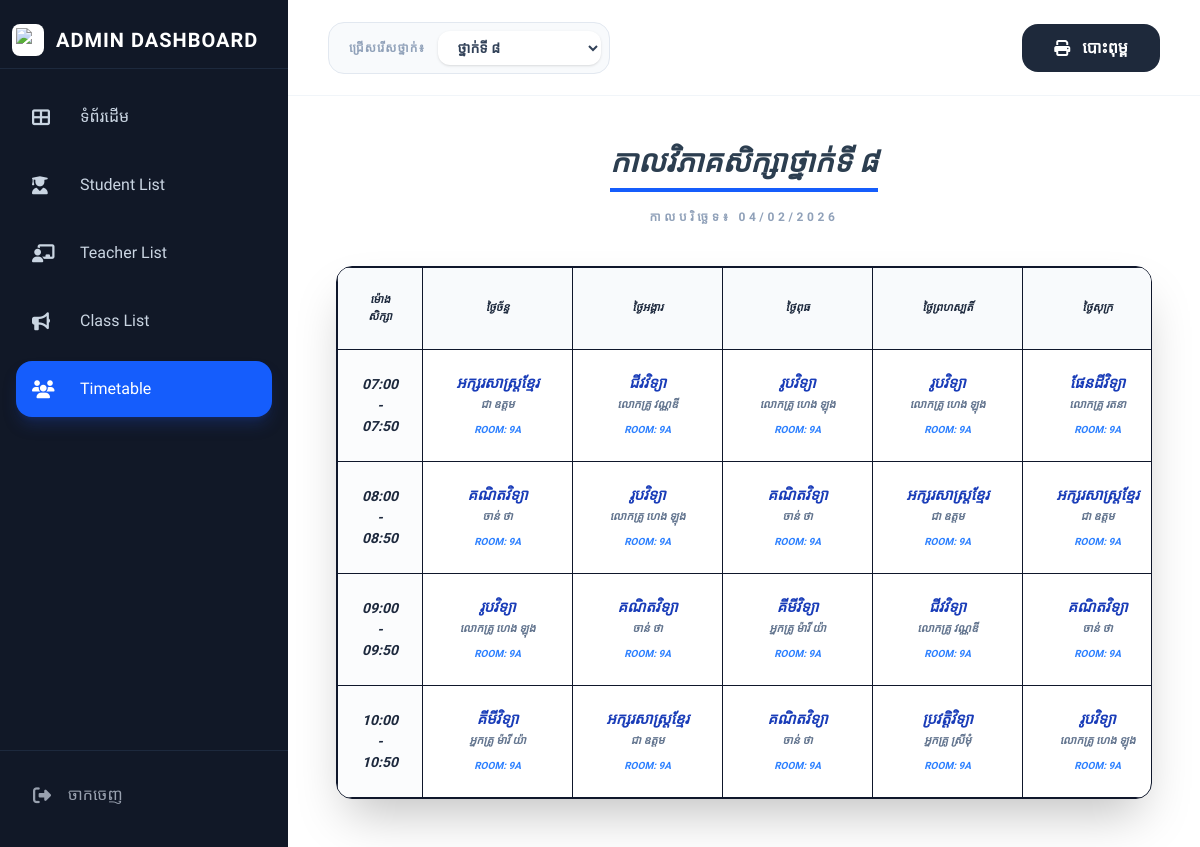
Page /views/admin/timetable_admin.php?class_id=2 (signed in) on the committed database.
### tables this page shows
CREATE TABLE `classes` (
  `id` int(11) NOT NULL,
  `class_name` varchar(50) NOT NULL,
  `academic_year` varchar(20) DEFAULT NULL
);

CREATE TABLE `timetable` (
  `id` int(11) NOT NULL,
  `day_of_week` varchar(50) NOT NULL,
  `start_time` time NOT NULL,
  `end_time` time NOT NULL,
  `room_number` varchar(50) DEFAULT NULL,
  `academic_year` varchar(20) DEFAULT '2025-2026',
  `subject_id` int(11) DEFAULT NULL,
  `teacher_id` int(11) DEFAULT NULL,
  `class_id` int(11) DEFAULT NULL,
  `is_deleted` tinyint(1) DEFAULT '0'
);

CREATE TABLE `subjects` (
  `id` int(11) NOT NULL,
  `subject_name` varchar(100) DEFAULT NULL,
  `teacher_id` varchar(20) DEFAULT NULL
);

CREATE TABLE `teachers` (
  `teacher_id` varchar(50) NOT NULL,
  `user_id` int(11) DEFAULT NULL,
  `full_name` varchar(255) DEFAULT NULL,
  `subjects` varchar(255) DEFAULT NULL,
  `phone` varchar(20) DEFAULT NULL,
  `profile_image` varchar(255) DEFAULT 'default_user.png'
);

### views/admin/timetable_admin.php (the view, shortened to what this page needs)
<?php
require_once '../../config/db.php';
include '../../includes/header.php';
$days = [
    'ច័ន្ទ' => 'ថ្ងៃច័ន្ទ',
    'អង្គារ' => 'ថ្ងៃអង្គារ',
    'ពុធ' => 'ថ្ងៃពុធ',
    'ព្រហស្បតិ៍' => 'ថ្ងៃព្រហស្បតិ៍',
    'សុក្រ' => 'ថ្ងៃសុក្រ',
    'សៅរ៍' => 'ថ្ងៃសៅរ៍'
];
$timeslots = [
    ['start' => '07:00:00', 'end' => '07:50:00', 'display' => '07:00 - 07:50'],
    ['start' => '08:00:00', 'end' => '08:50:00', 'display' => '08:00 - 08:50'],
    ['start' => '09:00:00', 'end' => '09:50:00', 'display' => '09:00 - 09:50'],
    ['start' => '10:00:00', 'end' => '10:50:00', 'display' => '10:00 - 10:50']
];
$class_id = isset($_GET['class_id']) ? mysqli_real_escape_string($conn, $_GET['class_id']) : 1;
$class_info = mysqli_query($conn, "SELECT class_name FROM classes WHERE id = '$class_id'");
$class_data = mysqli_fetch_assoc($class_info);
$display_name = $class_data ? $class_data['class_name'] : 'ថ្នាក់ទី ៧';
?>
<div class="flex h-screen w-full bg-[#f8fafc] overflow-hidden font-['Kantumruy_Pro']">
    <div class="no-print h-full">
        <?php include '../../includes/sidebar_admin.php'; ?>
    </div>
    <div class="flex-1 flex flex-col min-w-0 h-full overflow-hidden main-content">
        <header class="bg-white border-b border-slate-100 h-24 flex items-center justify-between px-10 shrink-0 no-print">
            <form method="GET" class="flex items-center gap-3 bg-slate-50 p-2 rounded-2xl border border-slate-200">
                <span class="pl-3 text-[12px] font-black text-slate-400 uppercase tracking-widest">ជ្រើសរើសថ្នាក់៖</span>
                <select name="class_id" onchange="this.form.submit()" class="bg-white border-none rounded-xl px-4 py-2 font-bold text-sm text-slate-700 shadow-sm">
                    <?php
                    $all_classes = mysqli_query($conn, "SELECT id, class_name FROM classes");
                    while($c = mysqli_fetch_assoc($all_classes)):
                    ?>
                    <option value="<?= $c['id'] ?>" <?= $class_id == $c['id'] ? 'selected' : '' ?>><?= $c['class_name'] ?></option>
                    <?php endwhile; ?>
                </select>
            </form>
            <button onclick="window.print()" class="bg-[#1e293b] text-white px-8 py-3 rounded-2xl font-bold flex items-center gap-3 hover:bg-black transition-all">
                <i class="fas fa-print"></i> បោះពុម្ព
            </button>
        </header>
        <main class="flex-1 overflow-y-auto p-12 bg-white custom-scrollbar">
            <div class="text-center mb-10">
                <h2 class="text-3xl font-black text-slate-800 italic uppercase border-b-4 border-blue-600 inline-block pb-2">កាលវិភាគសិក្សា<?= $display_name ?></h2>
                <p class="text-[12px] text-slate-400 font-bold uppercase mt-4 tracking-[0.3em]">កាលបរិច្ឆេទ៖ <?= date('d/m/Y') ?></p>
            </div>
            <div class="table-border-print border-[1.5px] border-slate-900 rounded-2xl overflow-hidden shadow-2xl">
                <table class="w-full border-collapse">
                    <thead>
                        <tr class="bg-slate-50">
                            <th class="border border-slate-900 p-6 text-center font-black italic text-slate-800 uppercase text-[11px] w-40">ម៉ោងសិក្សា</th>
                            <?php foreach($days as $kh): ?>
                                <th class="border border-slate-900 p-6 text-center font-black italic text-slate-800 uppercase text-[11px]"><?= $kh ?></th>
                            <?php endforeach; ?>
                        </tr>
                    </thead>
                    <tbody>
                        <?php foreach($timeslots as $slot): ?>
                        <tr>
                            <td class="border border-slate-900 p-6 text-center font-black italic text-slate-800 text-[14px] bg-slate-50/50"><?= $slot['display'] ?></td>
                            <?php foreach($days as $day_db => $day_kh):
                                $sql = "SELECT t.*, s.subject_name, te.full_name as teacher_name
                                        FROM timetable t
                                        LEFT JOIN subjects s ON t.subject_id = s.id
                                        LEFT JOIN teachers te ON t.teacher_id = te.teacher_id
                                        WHERE t.class_id = '$class_id'
                                        AND t.day_of_week = '$day_db'
                                        AND t.start_time = '{$slot['start']}'
                                        AND t.end_time = '{$slot['end']}' LIMIT 1";
                                $res = mysqli_query($conn, $sql);
                                $data = ($res && mysqli_num_rows($res) > 0) ? mysqli_fetch_assoc($res) : null;
                            ?>
                            <td class="border border-slate-900 p-5 text-center min-w-[150px]">
                                <?php if($data): ?>
                                    <div class="flex flex-col gap-1">
                                        <span class="font-black text-blue-800 text-[15px] italic leading-tight uppercase"><?= $data['subject_name'] ?></span>
                                        <span class="text-[11px] font-bold text-slate-500 italic"><?= $data['teacher_name'] ?></span>
                                        <span class="text-[10px] font-black text-blue-500 italic uppercase mt-1">Room: <?= $data['room_number'] ?></span>
                                    </div>
                                <?php else: ?>
                                    <span class="opacity-10 text-[10px] font-bold text-slate-200 uppercase">---</span>
                                <?php endif; ?>
                            </td>
                            <?php endforeach; ?>
                        </tr>
                        <?php endforeach; ?>
                    </tbody>
                </table>
            </div>
        </main>
    </div>
</div>

### includes/header.php (style rules this page uses)
body { font-family: 'Hanuman', serif; font-size: 16px; }
h1, h2, .sidebar-brand { font-family: 'Hanuman', serif; font-weight: 700; color: #2c3e50; }

### rows in the picture
classes: class_name "ថ្នាក់ទី ៨"
timetable: subject.subject_name "អក្សរសាស្ត្រខ្មែរ", teacher.full_name "ជា ឧត្តម", room_number "9A"
timetable: subject.subject_name "ជីវវិទ្យា", teacher.full_name "លោកគ្រូ វណ្ណឌី", room_number "9A"
timetable: subject.subject_name "រូបវិទ្យា", teacher.full_name "លោកគ្រូ ហេង ឡុង", room_number "9A"
timetable: subject.subject_name "រូបវិទ្យា", teacher.full_name "លោកគ្រូ ហេង ឡុង", room_number "9A"
timetable: subject.subject_name "ផែនដីវិទ្យា", teacher.full_name "លោកគ្រូ រតនា", room_number "9A"
timetable: subject.subject_name "គណិតវិទ្យា", teacher.full_name "ចាន់ ថា", room_number "9A"
timetable: subject.subject_name "រូបវិទ្យា", teacher.full_name "លោកគ្រូ ហេង ឡុង", room_number "9A"
timetable: subject.subject_name "គណិតវិទ្យា", teacher.full_name "ចាន់ ថា", room_number "9A"
timetable: subject.subject_name "អក្សរសាស្ត្រខ្មែរ", teacher.full_name "ជា ឧត្តម", room_number "9A"
timetable: subject.subject_name "អក្សរសាស្ត្រខ្មែរ", teacher.full_name "ជា ឧត្តម", room_number "9A"
timetable: subject.subject_name "រូបវិទ្យា", teacher.full_name "លោកគ្រូ ហេង ឡុង", room_number "9A"
timetable: subject.subject_name "គណិតវិទ្យា", teacher.full_name "ចាន់ ថា", room_number "9A"
timetable: subject.subject_name "គីមីវិទ្យា", teacher.full_name "អ្នកគ្រូ ម៉ារី យ៉ា", room_number "9A"
timetable: subject.subject_name "ជីវវិទ្យា", teacher.full_name "លោកគ្រូ វណ្ណឌី", room_number "9A"
timetable: subject.subject_name "គណិតវិទ្យា", teacher.full_name "ចាន់ ថា", room_number "9A"
timetable: subject.subject_name "គីមីវិទ្យា", teacher.full_name "អ្នកគ្រូ ម៉ារី យ៉ា", room_number "9A"
timetable: subject.subject_name "អក្សរសាស្ត្រខ្មែរ", teacher.full_name "ជា ឧត្តម", room_number "9A"
timetable: subject.subject_name "គណិតវិទ្យា", teacher.full_name "ចាន់ ថា", room_number "9A"
timetable: subject.subject_name "ប្រវត្តិវិទ្យា", teacher.full_name "អ្នកគ្រូ ស្រីមុំ", room_number "9A"
timetable: subject.subject_name "រូបវិទ្យា", teacher.full_name "លោកគ្រូ ហេង ឡុង", room_number "9A"

### other values in the picture
$kh "ថ្ងៃច័ន្ទ"
$kh "ថ្ងៃអង្គារ"
$kh "ថ្ងៃពុធ"
$kh "ថ្ងៃព្រហស្បតិ៍"
$kh "ថ្ងៃសុក្រ"
$slot['display'] "07:00 - 07:50"
$slot['display'] "08:00 - 08:50"
$slot['display'] "09:00 - 09:50"
$slot['display'] "10:00 - 10:50"
form field class_id "ថ្នាក់ទី ៨"
